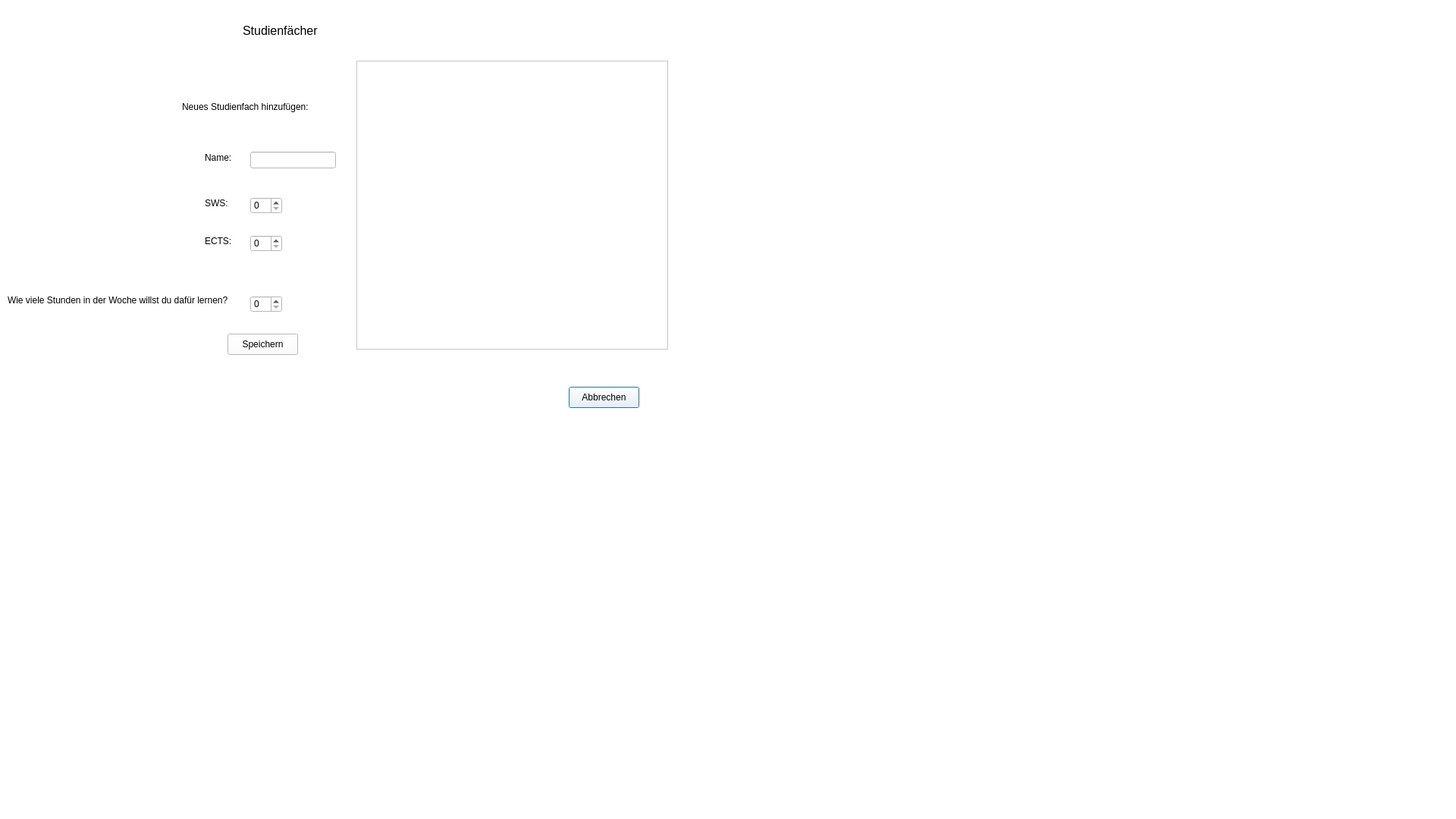
<?xml version="1.0" encoding="UTF-8"?>
<ui version="4.0">
 <class>studifaecher</class>
 <widget class="QDialog" name="studifaecher">
  <property name="geometry">
   <rect>
    <x>0</x>
    <y>0</y>
    <width>1920</width>
    <height>1080</height>
   </rect>
  </property>
  <property name="windowTitle">
   <string>Dialog</string>
  </property>
  <property name="styleSheet">
   <string notr="true">background-color: rgb(255, 255, 255);</string>
  </property>
  <widget class="QLabel" name="label">
   <property name="geometry">
    <rect>
     <x>320</x>
     <y>10</y>
     <width>131</width>
     <height>61</height>
    </rect>
   </property>
   <property name="text">
    <string>&lt;html&gt;&lt;head/&gt;&lt;body&gt;&lt;p&gt;&lt;span style=&quot; font-size:12pt;&quot;&gt;Studienfächer&lt;/span&gt;&lt;/p&gt;&lt;/body&gt;&lt;/html&gt;</string>
   </property>
  </widget>
  <widget class="QLabel" name="label_2">
   <property name="geometry">
    <rect>
     <x>270</x>
     <y>200</y>
     <width>55</width>
     <height>16</height>
    </rect>
   </property>
   <property name="text">
    <string>Name:</string>
   </property>
  </widget>
  <widget class="QLabel" name="label_3">
   <property name="geometry">
    <rect>
     <x>270</x>
     <y>260</y>
     <width>55</width>
     <height>16</height>
    </rect>
   </property>
   <property name="text">
    <string>SWS:</string>
   </property>
  </widget>
  <widget class="QLabel" name="label_4">
   <property name="geometry">
    <rect>
     <x>270</x>
     <y>310</y>
     <width>55</width>
     <height>16</height>
    </rect>
   </property>
   <property name="text">
    <string>ECTS:</string>
   </property>
  </widget>
  <widget class="QLabel" name="label_5">
   <property name="geometry">
    <rect>
     <x>10</x>
     <y>380</y>
     <width>371</width>
     <height>31</height>
    </rect>
   </property>
   <property name="text">
    <string>Wie viele Stunden in der Woche willst du dafür lernen?</string>
   </property>
  </widget>
  <widget class="QLineEdit" name="name">
   <property name="geometry">
    <rect>
     <x>330</x>
     <y>200</y>
     <width>113</width>
     <height>22</height>
    </rect>
   </property>
  </widget>
  <widget class="QSpinBox" name="sws">
   <property name="geometry">
    <rect>
     <x>330</x>
     <y>260</y>
     <width>42</width>
     <height>22</height>
    </rect>
   </property>
  </widget>
  <widget class="QSpinBox" name="ects">
   <property name="geometry">
    <rect>
     <x>330</x>
     <y>310</y>
     <width>42</width>
     <height>22</height>
    </rect>
   </property>
  </widget>
  <widget class="QSpinBox" name="stunden">
   <property name="geometry">
    <rect>
     <x>330</x>
     <y>390</y>
     <width>42</width>
     <height>22</height>
    </rect>
   </property>
  </widget>
  <widget class="QPushButton" name="abbrechen">
   <property name="geometry">
    <rect>
     <x>750</x>
     <y>510</y>
     <width>93</width>
     <height>28</height>
    </rect>
   </property>
   <property name="text">
    <string>Abbrechen</string>
   </property>
  </widget>
  <widget class="QTableView" name="faecher">
   <property name="geometry">
    <rect>
     <x>470</x>
     <y>80</y>
     <width>411</width>
     <height>381</height>
    </rect>
   </property>
  </widget>
  <widget class="QLabel" name="label_6">
   <property name="geometry">
    <rect>
     <x>240</x>
     <y>130</y>
     <width>201</width>
     <height>21</height>
    </rect>
   </property>
   <property name="text">
    <string>Neues Studienfach hinzufügen:</string>
   </property>
  </widget>
  <widget class="QPushButton" name="speichern">
   <property name="geometry">
    <rect>
     <x>300</x>
     <y>440</y>
     <width>93</width>
     <height>28</height>
    </rect>
   </property>
   <property name="text">
    <string>Speichern</string>
   </property>
  </widget>
 </widget>
 <resources/>
 <connections/>
</ui>
